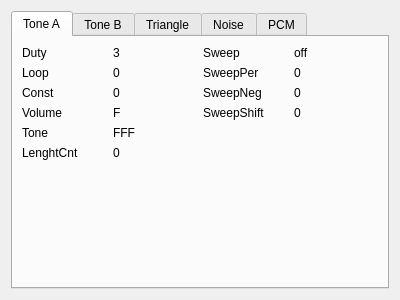
<?xml version="1.0" encoding="UTF-8"?>
<ui version="4.0">
 <class>APUWidget</class>
 <widget class="QWidget" name="APUWidget">
  <property name="geometry">
   <rect>
    <x>0</x>
    <y>0</y>
    <width>400</width>
    <height>300</height>
   </rect>
  </property>
  <property name="windowTitle">
   <string>Form</string>
  </property>
  <layout class="QVBoxLayout" name="verticalLayout">
   <item>
    <widget class="QTabWidget" name="tabWidget">
     <property name="currentIndex">
      <number>0</number>
     </property>
     <widget class="QWidget" name="tab">
      <attribute name="title">
       <string>Tone A</string>
      </attribute>
      <layout class="QGridLayout" name="gridLayout_11">
       <item row="3" column="1">
        <widget class="QLabel" name="label_79">
         <property name="text">
          <string>F</string>
         </property>
        </widget>
       </item>
       <item row="1" column="3">
        <widget class="QLabel" name="label_83">
         <property name="text">
          <string>0</string>
         </property>
        </widget>
       </item>
       <item row="6" column="0">
        <spacer name="verticalSpacer_14">
         <property name="orientation">
          <enum>Qt::Vertical</enum>
         </property>
         <property name="sizeHint" stdset="0">
          <size>
           <width>20</width>
           <height>40</height>
          </size>
         </property>
        </spacer>
       </item>
       <item row="2" column="1">
        <widget class="QLabel" name="label_78">
         <property name="text">
          <string>0</string>
         </property>
        </widget>
       </item>
       <item row="0" column="1">
        <widget class="QLabel" name="label_73">
         <property name="text">
          <string>3</string>
         </property>
        </widget>
       </item>
       <item row="0" column="2">
        <widget class="QLabel" name="label_80">
         <property name="text">
          <string>Sweep</string>
         </property>
        </widget>
       </item>
       <item row="2" column="0">
        <widget class="QLabel" name="label_75">
         <property name="text">
          <string>Const</string>
         </property>
        </widget>
       </item>
       <item row="2" column="2">
        <widget class="QLabel" name="label_84">
         <property name="text">
          <string>SweepNeg</string>
         </property>
        </widget>
       </item>
       <item row="4" column="0">
        <widget class="QLabel" name="label_88">
         <property name="text">
          <string>Tone</string>
         </property>
        </widget>
       </item>
       <item row="3" column="2">
        <widget class="QLabel" name="label_86">
         <property name="text">
          <string>SweepShift</string>
         </property>
        </widget>
       </item>
       <item row="1" column="0">
        <widget class="QLabel" name="label_74">
         <property name="text">
          <string>Loop</string>
         </property>
        </widget>
       </item>
       <item row="0" column="3">
        <widget class="QLabel" name="label_81">
         <property name="text">
          <string>off</string>
         </property>
        </widget>
       </item>
       <item row="1" column="2">
        <widget class="QLabel" name="label_82">
         <property name="text">
          <string>SweepPer</string>
         </property>
        </widget>
       </item>
       <item row="0" column="0">
        <widget class="QLabel" name="label_72">
         <property name="text">
          <string>Duty</string>
         </property>
        </widget>
       </item>
       <item row="4" column="1">
        <widget class="QLabel" name="label_89">
         <property name="text">
          <string>FFF</string>
         </property>
        </widget>
       </item>
       <item row="3" column="3">
        <widget class="QLabel" name="label_87">
         <property name="text">
          <string>0</string>
         </property>
        </widget>
       </item>
       <item row="3" column="0">
        <widget class="QLabel" name="label_76">
         <property name="text">
          <string>Volume</string>
         </property>
        </widget>
       </item>
       <item row="1" column="1">
        <widget class="QLabel" name="label_77">
         <property name="text">
          <string>0</string>
         </property>
        </widget>
       </item>
       <item row="2" column="3">
        <widget class="QLabel" name="label_85">
         <property name="text">
          <string>0</string>
         </property>
        </widget>
       </item>
       <item row="5" column="0">
        <widget class="QLabel" name="label_90">
         <property name="text">
          <string>LenghtCnt</string>
         </property>
        </widget>
       </item>
       <item row="5" column="1">
        <widget class="QLabel" name="label_91">
         <property name="text">
          <string>0</string>
         </property>
        </widget>
       </item>
      </layout>
     </widget>
     <widget class="QWidget" name="tab_2">
      <attribute name="title">
       <string>Tone B</string>
      </attribute>
      <layout class="QGridLayout" name="gridLayout_12">
       <item row="0" column="0">
        <widget class="QLabel" name="label_94">
         <property name="text">
          <string>Duty</string>
         </property>
        </widget>
       </item>
       <item row="2" column="1">
        <widget class="QLabel" name="label_110">
         <property name="text">
          <string>0</string>
         </property>
        </widget>
       </item>
       <item row="3" column="2">
        <widget class="QLabel" name="label_105">
         <property name="text">
          <string>SweepShift</string>
         </property>
        </widget>
       </item>
       <item row="2" column="3">
        <widget class="QLabel" name="label_111">
         <property name="text">
          <string>0</string>
         </property>
        </widget>
       </item>
       <item row="4" column="1">
        <widget class="QLabel" name="label_104">
         <property name="text">
          <string>FFF</string>
         </property>
        </widget>
       </item>
       <item row="1" column="2">
        <widget class="QLabel" name="label_107">
         <property name="text">
          <string>SweepPer</string>
         </property>
        </widget>
       </item>
       <item row="1" column="3">
        <widget class="QLabel" name="label_98">
         <property name="text">
          <string>0</string>
         </property>
        </widget>
       </item>
       <item row="3" column="1">
        <widget class="QLabel" name="label_97">
         <property name="text">
          <string>F</string>
         </property>
        </widget>
       </item>
       <item row="1" column="0">
        <widget class="QLabel" name="label_93">
         <property name="text">
          <string>Loop</string>
         </property>
        </widget>
       </item>
       <item row="5" column="1">
        <widget class="QLabel" name="label_106">
         <property name="text">
          <string>0</string>
         </property>
        </widget>
       </item>
       <item row="4" column="0">
        <widget class="QLabel" name="label_100">
         <property name="text">
          <string>Tone</string>
         </property>
        </widget>
       </item>
       <item row="2" column="0">
        <widget class="QLabel" name="label_102">
         <property name="text">
          <string>Const</string>
         </property>
        </widget>
       </item>
       <item row="3" column="0">
        <widget class="QLabel" name="label_101">
         <property name="text">
          <string>Volume</string>
         </property>
        </widget>
       </item>
       <item row="3" column="3">
        <widget class="QLabel" name="label_108">
         <property name="text">
          <string>0</string>
         </property>
        </widget>
       </item>
       <item row="1" column="1">
        <widget class="QLabel" name="label_96">
         <property name="text">
          <string>0</string>
         </property>
        </widget>
       </item>
       <item row="0" column="2">
        <widget class="QLabel" name="label_103">
         <property name="text">
          <string>Sweep</string>
         </property>
        </widget>
       </item>
       <item row="5" column="0">
        <widget class="QLabel" name="label_109">
         <property name="text">
          <string>LenghtCnt</string>
         </property>
        </widget>
       </item>
       <item row="0" column="3">
        <widget class="QLabel" name="label_95">
         <property name="text">
          <string>off</string>
         </property>
        </widget>
       </item>
       <item row="0" column="1">
        <widget class="QLabel" name="label_92">
         <property name="text">
          <string>3</string>
         </property>
        </widget>
       </item>
       <item row="2" column="2">
        <widget class="QLabel" name="label_99">
         <property name="text">
          <string>SweepNeg</string>
         </property>
        </widget>
       </item>
       <item row="6" column="0">
        <spacer name="verticalSpacer_15">
         <property name="orientation">
          <enum>Qt::Vertical</enum>
         </property>
         <property name="sizeHint" stdset="0">
          <size>
           <width>20</width>
           <height>40</height>
          </size>
         </property>
        </spacer>
       </item>
      </layout>
     </widget>
     <widget class="QWidget" name="tab_3">
      <attribute name="title">
       <string>Triangle</string>
      </attribute>
     </widget>
     <widget class="QWidget" name="tab_4">
      <attribute name="title">
       <string>Noise</string>
      </attribute>
     </widget>
     <widget class="QWidget" name="tab_5">
      <attribute name="title">
       <string>PCM</string>
      </attribute>
     </widget>
    </widget>
   </item>
  </layout>
 </widget>
 <resources/>
 <connections/>
</ui>
